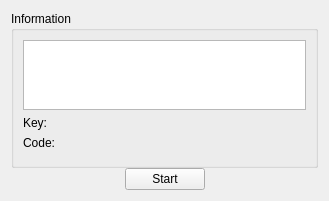
<?xml version="1.0" encoding="UTF-8"?>
<ui version="4.0">
 <class>KeyboardKeyPage</class>
 <widget class="QWizardPage" name="KeyboardKeyPage">
  <property name="geometry">
   <rect>
    <x>0</x>
    <y>0</y>
    <width>329</width>
    <height>180</height>
   </rect>
  </property>
  <property name="windowTitle">
   <string notr="true"/>
  </property>
  <property name="title">
   <string>Key</string>
  </property>
  <property name="subTitle">
   <string>Please click on Start and press a key</string>
  </property>
  <layout class="QVBoxLayout" name="verticalLayout">
   <property name="spacing">
    <number>0</number>
   </property>
   <item>
    <widget class="QGroupBox" name="groupBox">
     <property name="title">
      <string>Information</string>
     </property>
     <layout class="QFormLayout" name="formLayout">
      <item row="1" column="0">
       <widget class="QLabel" name="label">
        <property name="text">
         <string>Key:</string>
        </property>
       </widget>
      </item>
      <item row="2" column="0">
       <widget class="QLabel" name="label_2">
        <property name="text">
         <string>Code:</string>
        </property>
       </widget>
      </item>
      <item row="3" column="0">
       <widget class="QSpinBox" name="keyCode">
        <property name="enabled">
         <bool>false</bool>
        </property>
        <property name="maximumSize">
         <size>
          <width>0</width>
          <height>0</height>
         </size>
        </property>
        <property name="minimum">
         <number>-1</number>
        </property>
        <property name="maximum">
         <number>5000</number>
        </property>
       </widget>
      </item>
      <item row="2" column="1">
       <widget class="QLabel" name="keyCodeLabel">
        <property name="text">
         <string/>
        </property>
       </widget>
      </item>
      <item row="1" column="1">
       <widget class="QLabel" name="keyLabel">
        <property name="text">
         <string/>
        </property>
       </widget>
      </item>
      <item row="3" column="1">
       <widget class="KLineEdit" name="keyText">
        <property name="maximumSize">
         <size>
          <width>0</width>
          <height>0</height>
         </size>
        </property>
       </widget>
      </item>
      <item row="0" column="0" colspan="2">
       <widget class="KTextBrowser" name="statusLabel">
        <property name="readOnly">
         <bool>true</bool>
        </property>
        <property name="html">
         <string notr="true">&lt;!DOCTYPE HTML PUBLIC &quot;-//W3C//DTD HTML 4.0//EN&quot; &quot;http://www.w3.org/TR/REC-html40/strict.dtd&quot;&gt;
&lt;html&gt;&lt;head&gt;&lt;meta name=&quot;qrichtext&quot; content=&quot;1&quot; /&gt;&lt;style type=&quot;text/css&quot;&gt;
p, li { white-space: pre-wrap; }
&lt;/style&gt;&lt;/head&gt;&lt;body style=&quot; font-family:'Tahoma'; font-size:9pt; font-weight:400; font-style:normal;&quot;&gt;
&lt;p style=&quot;-qt-paragraph-type:empty; margin-top:0px; margin-bottom:0px; margin-left:0px; margin-right:0px; -qt-block-indent:0; text-indent:0px;&quot;&gt;&lt;/p&gt;&lt;/body&gt;&lt;/html&gt;</string>
        </property>
       </widget>
      </item>
     </layout>
    </widget>
   </item>
   <item>
    <layout class="QHBoxLayout" name="horizontalLayout">
     <property name="spacing">
      <number>0</number>
     </property>
     <item>
      <spacer name="horizontalSpacer_2">
       <property name="orientation">
        <enum>Qt::Horizontal</enum>
       </property>
       <property name="sizeHint" stdset="0">
        <size>
         <width>40</width>
         <height>20</height>
        </size>
       </property>
      </spacer>
     </item>
     <item>
      <widget class="QPushButton" name="startButton">
       <property name="text">
        <string>Start</string>
       </property>
      </widget>
     </item>
     <item>
      <spacer name="horizontalSpacer">
       <property name="orientation">
        <enum>Qt::Horizontal</enum>
       </property>
       <property name="sizeHint" stdset="0">
        <size>
         <width>40</width>
         <height>20</height>
        </size>
       </property>
      </spacer>
     </item>
    </layout>
   </item>
  </layout>
 </widget>
 <customwidgets>
  <customwidget>
   <class>KLineEdit</class>
   <extends>QLineEdit</extends>
   <header>klineedit.h</header>
  </customwidget>
  <customwidget>
   <class>KTextBrowser</class>
   <extends>QTextBrowser</extends>
   <header>ktextbrowser.h</header>
  </customwidget>
 </customwidgets>
 <tabstops>
  <tabstop>statusLabel</tabstop>
  <tabstop>startButton</tabstop>
  <tabstop>keyCode</tabstop>
  <tabstop>keyText</tabstop>
 </tabstops>
 <resources/>
 <connections/>
</ui>
